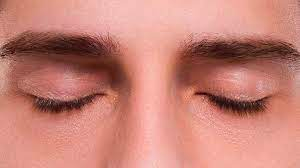
#> input picture img_closed.png, 300 x 168 px
$ python main.py
#> lines starting #> are read from the running program, lines starting #| are printed output that depends on the picture; after the words box and inside, x2 and y2 are one past the last pixel; in counts of white or black regions, pixels touching at a corner belong together
import cv2
img = cv2.cvtColor(cv2.imread("img_closed.png"), cv2.COLOR_BGR2GRAY)
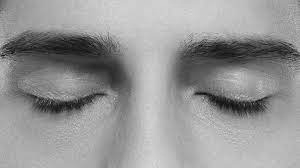
#> img: shape (168, 300); min 10, max 217, mean 149.1
eye_cascade = cv2.CascadeClassifier('haarcascade_eye.xml')
eyes = eye_cascade.detectMultiScale(img,
                                    scaleFactor=1.1,
                                    minNeighbors=5)
#> eyes = [[161, 37, 115, 115], [16, 24, 127, 127]]
eye_list = []
for (x, y, w, h) in eyes:
    eye = img[y:y + h, x:x + w]
    eye_list.append(eye)
#> this loop made 2 passes
#> pass 1, `eye = img[y:y + h, x:x + w]`:
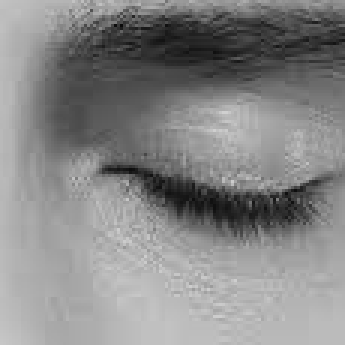
#> eye: shape (115, 115) (shown 3 times larger); min 10, max 208, mean 134.5
#> pass 2, `eye = img[y:y + h, x:x + w]`:
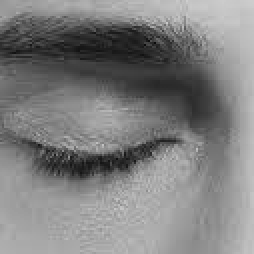
#> eye: shape (127, 127) (shown 2 times larger); min 11, max 206, mean 127
#> after the loop, eye_list = 2 items


img_blur_1 = cv2.GaussianBlur(eye_list[0],
                              (5, 5),
                              0)
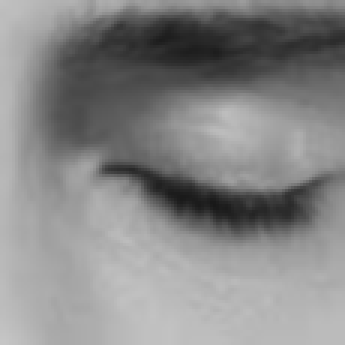
#> img_blur_1: shape (115, 115) (shown 3 times larger); min 24, max 197, mean 134.5
img_blur_2 = cv2.GaussianBlur(eye_list[1],
                              (5, 5),
                              0)
edge_1 = cv2.Canny(image=img_blur_1,
                   threshold1=100,
                   threshold2=150)
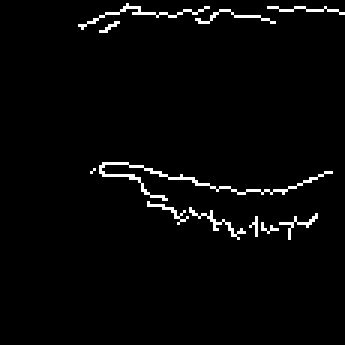
#> edge_1: shape (115, 115) (shown 3 times larger); 2.5% white in thin lines or dots, all inside (x1, y1, x2, y2) = (26, 1, 115, 80)
edge_2 = cv2.Canny(image=img_blur_2,
                   threshold1=100,
                   threshold2=150)
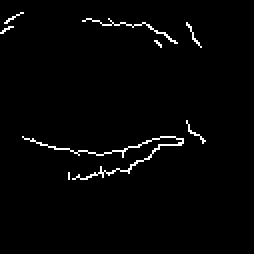
#> edge_2: shape (127, 127) (shown 2 times larger); 1.9% white in thin lines or dots, all inside (x1, y1, x2, y2) = (0, 6, 103, 90)

cv2.imshow("edge_1", edge_1)
cv2.imshow("edge_2", edge_2)

cv2.waitKey(0)
cv2.destroyWindow()

$ run again, with img_half.png copied over img_closed.png
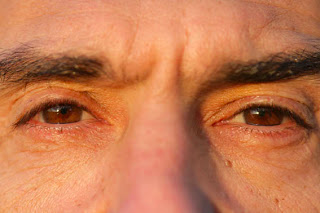
#> input picture img_half.png, 320 x 213 px
#> eyes = [[14, 74, 85, 85], [203, 63, 112, 112]]
#> the loop `for (x, y, w, h) in eyes:` made 2 passes
#> pass 1, `eye = img[y:y + h, x:x + w]`:
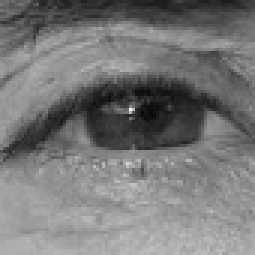
#> eye: shape (85, 85) (shown 3 times larger); min 8, max 241, mean 119.6
#> after the loop `for (x, y, w, h) in eyes:`: eye_list = 2 items
#> edge_1: shape (85, 85); 5.4% white in thin lines or dots, all inside (x1, y1, x2, y2) = (0, 6, 83, 60)
#> `edge_2 = cv2.Canny(image=img_blur_2, threshold1=100, threshold2=150)`:
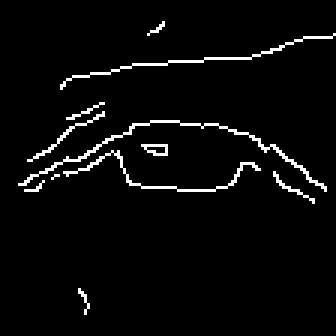
#> edge_2: shape (112, 112) (shown 3 times larger); 3.6% white in thin lines or dots, all inside (x1, y1, x2, y2) = (6, 7, 112, 105)

$ run again, with img_open.png copied over img_closed.png
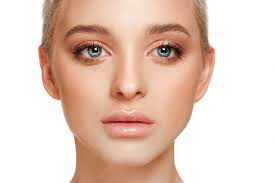
#> input picture img_open.png, 275 x 183 px
#> `img = cv2.cvtColor(cv2.imread("img_closed.png"), cv2.COLOR_BGR2GRAY)`:
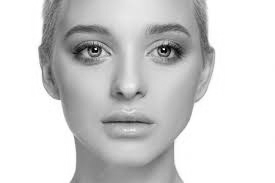
#> img: shape (183, 275); min 0, max 255, mean 209.8
#> eyes = [[141, 27, 49, 49], [64, 26, 49, 49]]
#> the loop `for (x, y, w, h) in eyes:` made 2 passes
#> after the loop `for (x, y, w, h) in eyes:`: eye_list = 2 items
#> edge_1: shape (49, 49); 10.9% white in thin lines or dots, all inside (x1, y1, x2, y2) = (5, 0, 49, 39)
#> `edge_2 = cv2.Canny(image=img_blur_2, threshold1=100, threshold2=150)`:
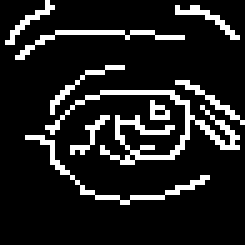
#> edge_2: shape (49, 49) (shown 5 times larger); 12.8% white in thin lines or dots, all inside (x1, y1, x2, y2) = (1, 0, 49, 41)
